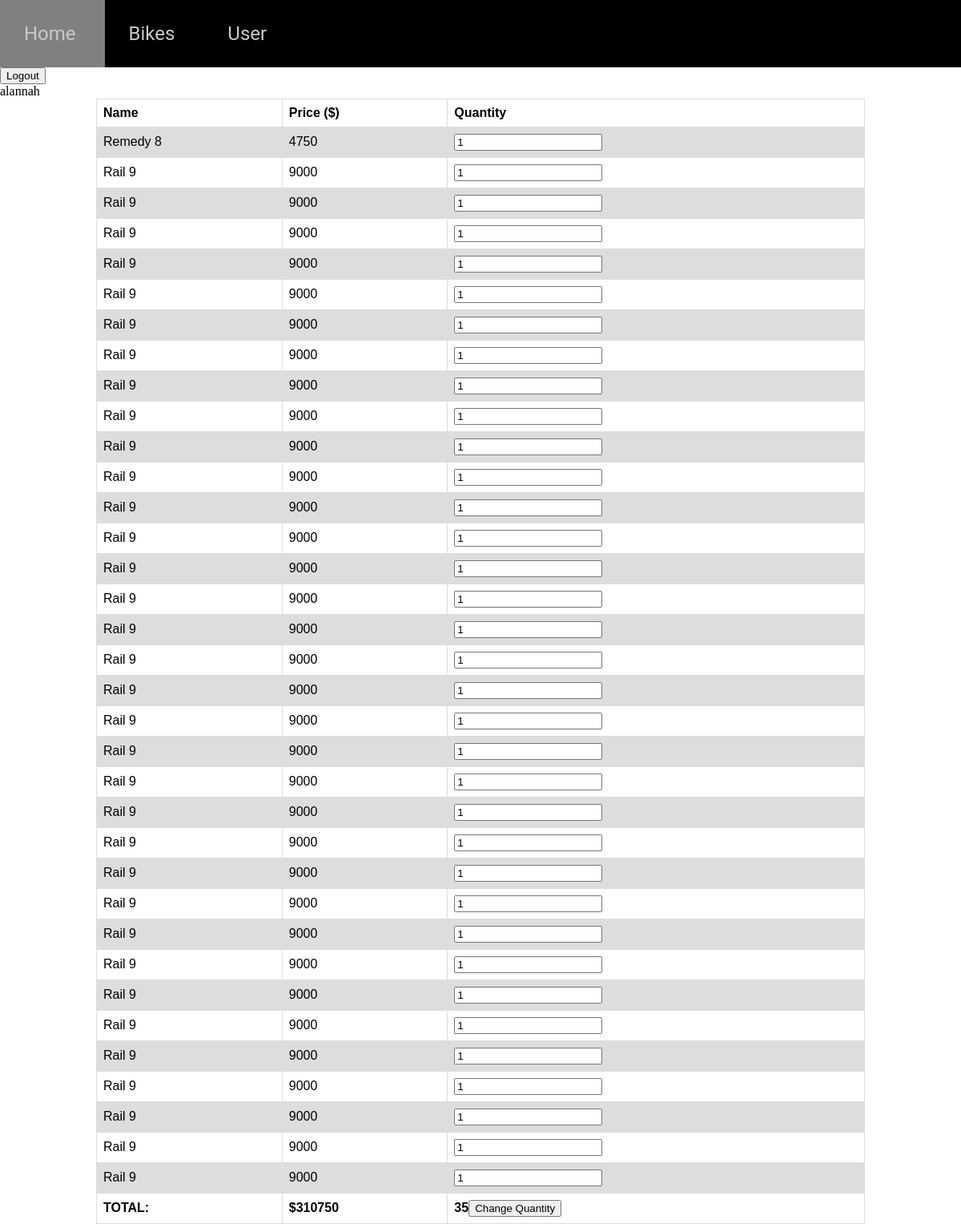
Screenshot of /user (signed in) with the database file from the repository.
### tables this page shows
CREATE TABLE users (id INTEGER PRIMARY KEY, name STRING NOT NULL, password STRING NOT NULL, email STRING, phone INTEGER, admin INTEGER DEFAULT (0) NOT NULL);

CREATE TABLE cart (user_id INTEGER REFERENCES users (id), bike_id INTEGER REFERENCES bikes (id), quantity INTEGER NOT NULL DEFAULT (1), id INTEGER PRIMARY KEY NOT NULL);

CREATE TABLE bikes (id INTEGER PRIMARY KEY NOT NULL UNIQUE, name STRING UNIQUE NOT NULL, type INT REFERENCES type (id) NOT NULL, price INT NOT NULL, brand INT NOT NULL REFERENCES brand (id), year INT NOT NULL, wheel_size REFERENCES "wheel sizes" (id) NOT NULL, image STRING UNIQUE NOT NULL, description STRING NOT NULL, gender INTEGER REFERENCES genders (id) NOT NULL, quantity INTEGER NOT NULL DEFAULT (10));

### main.py (the view, shortened to what this page needs)
@app.route("/user", methods=["GET", "POST"])
def user():
    if session.get('logstatus', None) == "false":
        return redirect(url_for("bikes"))
    else:
        user_id = session.get('logstatus', None)
        conn = sqlite3.connect('Beamma-Bikes.db')
        c = conn.cursor()
        c.execute("SELECT bikes.name, bikes.price, cart.quantity, cart.id FROM cart INNER JOIN bikes ON cart.bike_id = bikes.id WHERE user_id=?", (user_id,))
        cart = c.fetchall()
        c.execute("SELECT name FROM users WHERE id=?",(user_id,))
        name = c.fetchall()
        name = name[0]
        conn.close()
        price = 0
        quantity = 0
        for i in range(len(cart)):
            bike = cart[i]
            price += bike[1]
            quantity += bike[2]
        return render_template("user.html", logstatus = session.get('logstatus', None), cart = cart, name = name[0], price = price, quantity = quantity)

### templates/user.html
{% extends 'layout.html' %}
{% block content %}
  <form method="POST">
    <input type = "submit" name = "logout" value = "Logout"></input>
  </form>
  {{ name }}
  <form method="POST">
  <div class = "cart">
    <table>
      <tr>
        <th>Name</th>
        <th>Price ($)</th>
        <th>Quantity</th>
      </tr>
      {% for items in cart %}
      <tr>
        <td>
          {{items[0]}}
        </td>
        <td>
          {{items[1]}}
        </td>
          <td><input type = "number" name = {{items[3]}} value = {{items[2]}} ></input</td>
      {% endfor %}
      </tr>
        <tr>
          <th>TOTAL:</th>
          <th>${{ price }}</th>
          <th>{{ quantity }}<input type ="submit" value = "Change Quantity"></input></th>
        </tr>
      </table>
      </form>
  </div>
{% endblock %}

### static/css/style.css (style rules this page uses)
html, body { margin: 0; padding: 0; height: 100%; width: 100%; scroll-behavior: smooth; }
table { font-family: arial, sans-serif; border-collapse: collapse; width: 80%; margin-left: 10%; margin-right: 10%; }
td, th { border: 1px solid #dddddd; text-align: left; padding: 8px; }
tr:nth-child(even) { background-color: #dddddd; }

### rows the page displays
users: name "alannah"
cart: name "Remedy 8", price "4750", quantity "1"
cart: name "Rail 9", price "9000", quantity "1"
cart: name "Rail 9", price "9000", quantity "1"
cart: name "Rail 9", price "9000", quantity "1"
cart: name "Rail 9", price "9000", quantity "1"
cart: name "Rail 9", price "9000", quantity "1"
cart: name "Rail 9", price "9000", quantity "1"
cart: name "Rail 9", price "9000", quantity "1"
cart: name "Rail 9", price "9000", quantity "1"
cart: name "Rail 9", price "9000", quantity "1"
cart: name "Rail 9", price "9000", quantity "1"
cart: name "Rail 9", price "9000", quantity "1"
cart: name "Rail 9", price "9000", quantity "1"
cart: name "Rail 9", price "9000", quantity "1"
cart: name "Rail 9", price "9000", quantity "1"
cart: name "Rail 9", price "9000", quantity "1"
cart: name "Rail 9", price "9000", quantity "1"
cart: name "Rail 9", price "9000", quantity "1"
cart: name "Rail 9", price "9000", quantity "1"
cart: name "Rail 9", price "9000", quantity "1"
cart: name "Rail 9", price "9000", quantity "1"
cart: name "Rail 9", price "9000", quantity "1"
cart: name "Rail 9", price "9000", quantity "1"
cart: name "Rail 9", price "9000", quantity "1"
cart: name "Rail 9", price "9000", quantity "1"
cart: name "Rail 9", price "9000", quantity "1"
cart: name "Rail 9", price "9000", quantity "1"
cart: name "Rail 9", price "9000", quantity "1"
cart: name "Rail 9", price "9000", quantity "1"
cart: name "Rail 9", price "9000", quantity "1"
cart: name "Rail 9", price "9000", quantity "1"
cart: name "Rail 9", price "9000", quantity "1"
cart: name "Rail 9", price "9000", quantity "1"
cart: name "Rail 9", price "9000", quantity "1"
cart: name "Rail 9", price "9000", quantity "1"

### other values shown
{{ price }} "310750"
{{ quantity }} "35"
